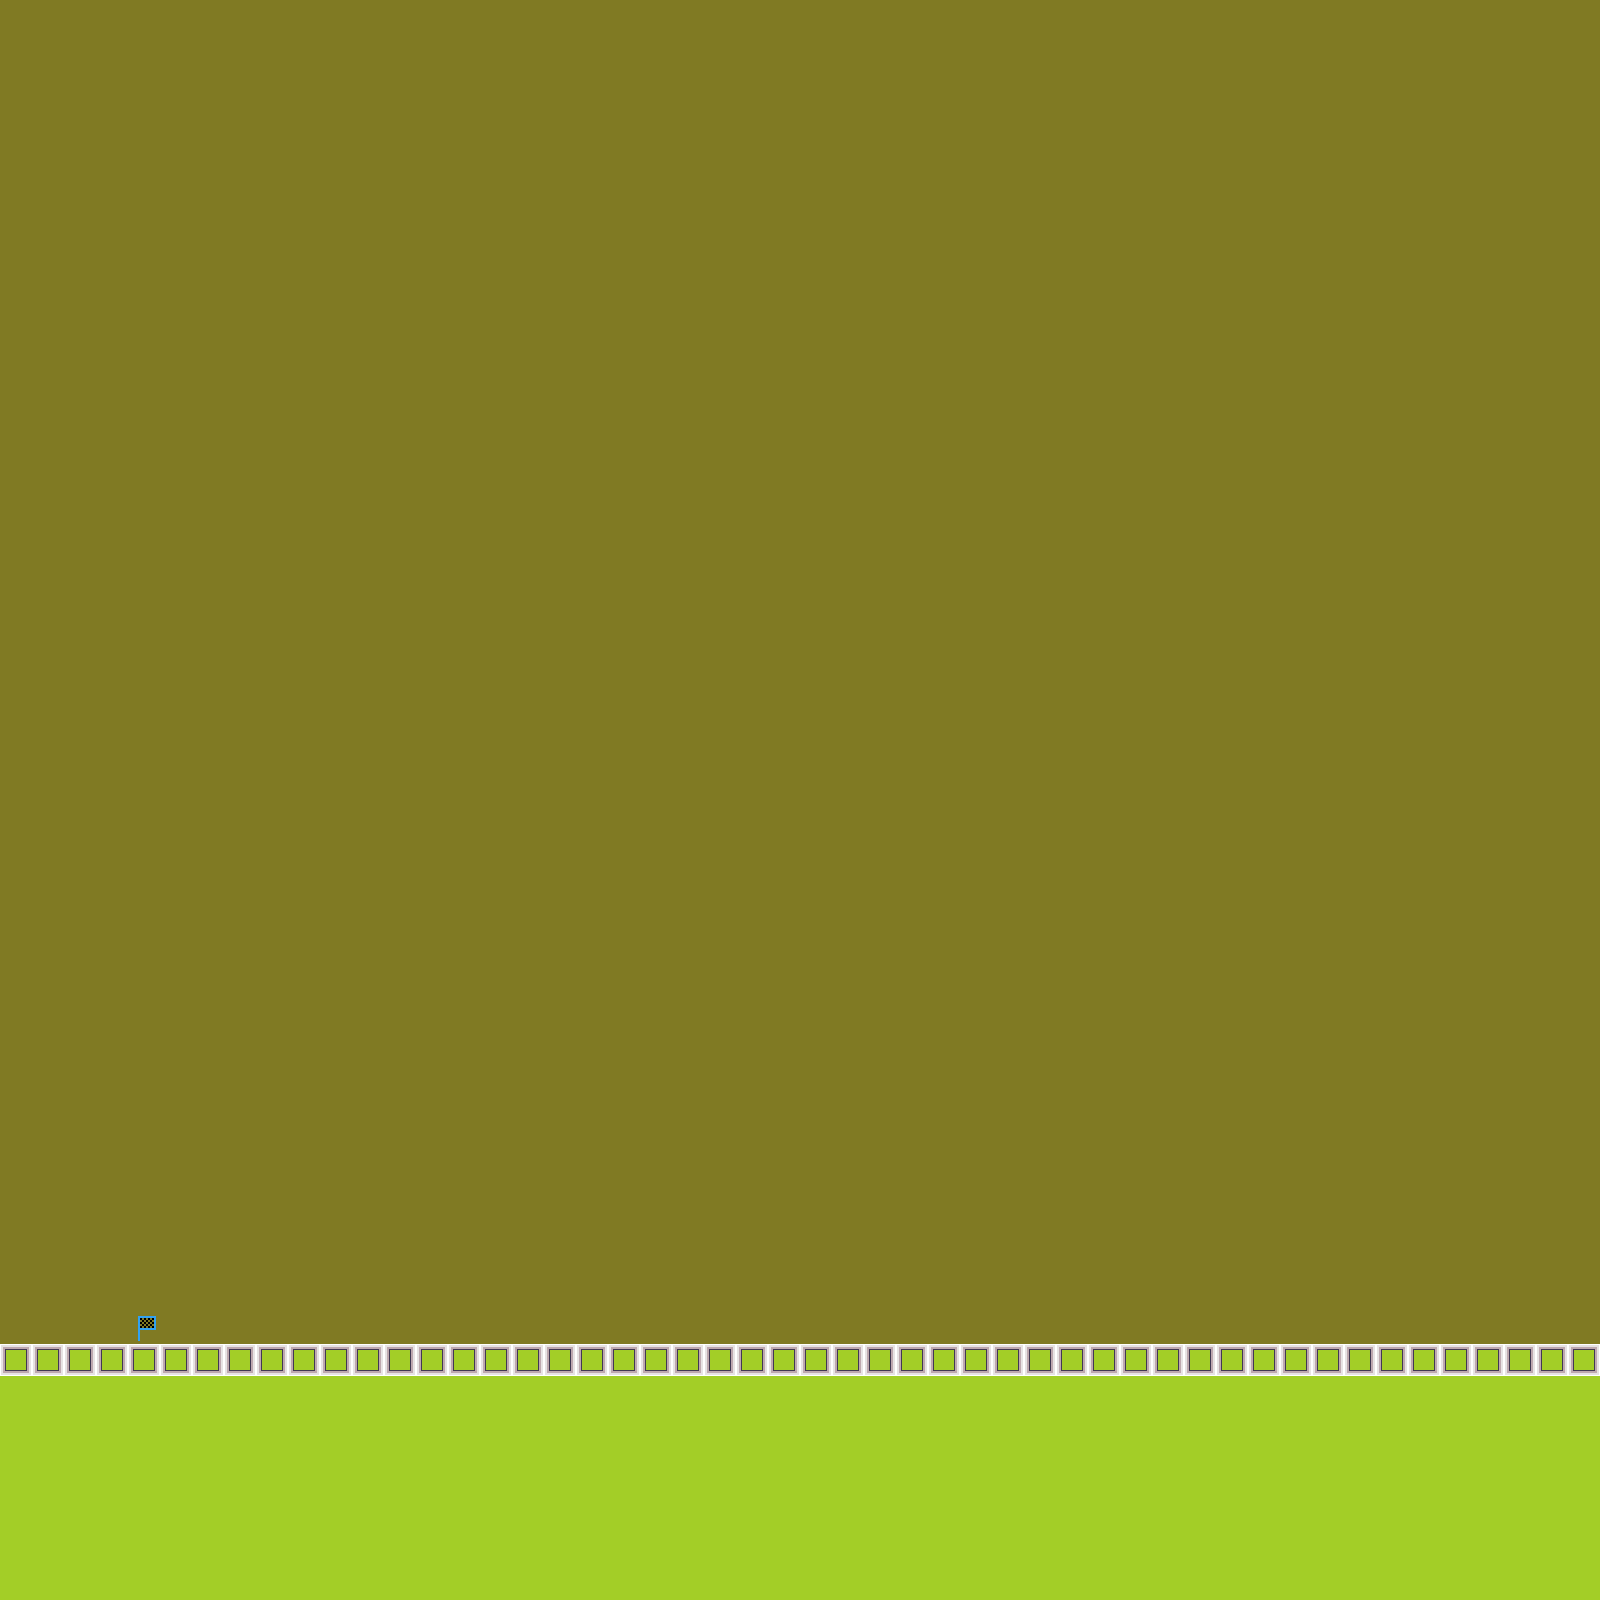

A level layout from a 2D game, rendered from its tile map. Below: a short description, then the map file with its tile-grid data intact:
An orthogonal 50x50 tile map with 32x32 px tiles, 1 tile layer (Tile Layer 1).

<map version="1.0" orientation="orthogonal" renderorder="left-down" width="50" height="50" tilewidth="32" tileheight="32" backgroundcolor="#807a23" nextobjectid="1">
 <properties>
  <property name="MaxY" value="41" />
  <property name="RightExitMaxY" value="41" />
 </properties>
 <tileset firstgid="1" name="Tileset" tilewidth="32" tileheight="32">
  <image source="../TiledTileset.png" trans="ff00ff" width="320" height="160" />
 </tileset>
 <layer name="Tile Layer 1" width="50" height="50">
  <data encoding="csv">
0,0,0,0,0,0,0,0,0,0,0,0,0,0,0,0,0,0,0,0,0,0,0,0,0,0,0,0,0,0,0,0,0,0,0,0,0,0,0,0,0,0,0,0,0,0,0,0,0,0,
0,0,0,0,0,0,0,0,0,0,0,0,0,0,0,0,0,0,0,0,0,0,0,0,0,0,0,0,0,0,0,0,0,0,0,0,0,0,0,0,0,0,0,0,0,0,0,0,0,0,
0,0,0,0,0,0,0,0,0,0,0,0,0,0,0,0,0,0,0,0,0,0,0,0,0,0,0,0,0,0,0,0,0,0,0,0,0,0,0,0,0,0,0,0,0,0,0,0,0,0,
0,0,0,0,0,0,0,0,0,0,0,0,0,0,0,0,0,0,0,0,0,0,0,0,0,0,0,0,0,0,0,0,0,0,0,0,0,0,0,0,0,0,0,0,0,0,0,0,0,0,
0,0,0,0,0,0,0,0,0,0,0,0,0,0,0,0,0,0,0,0,0,0,0,0,0,0,0,0,0,0,0,0,0,0,0,0,0,0,0,0,0,0,0,0,0,0,0,0,0,0,
0,0,0,0,0,0,0,0,0,0,0,0,0,0,0,0,0,0,0,0,0,0,0,0,0,0,0,0,0,0,0,0,0,0,0,0,0,0,0,0,0,0,0,0,0,0,0,0,0,0,
0,0,0,0,0,0,0,0,0,0,0,0,0,0,0,0,0,0,0,0,0,0,0,0,0,0,0,0,0,0,0,0,0,0,0,0,0,0,0,0,0,0,0,0,0,0,0,0,0,0,
0,0,0,0,0,0,0,0,0,0,0,0,0,0,0,0,0,0,0,0,0,0,0,0,0,0,0,0,0,0,0,0,0,0,0,0,0,0,0,0,0,0,0,0,0,0,0,0,0,0,
0,0,0,0,0,0,0,0,0,0,0,0,0,0,0,0,0,0,0,0,0,0,0,0,0,0,0,0,0,0,0,0,0,0,0,0,0,0,0,0,0,0,0,0,0,0,0,0,0,0,
0,0,0,0,0,0,0,0,0,0,0,0,0,0,0,0,0,0,0,0,0,0,0,0,0,0,0,0,0,0,0,0,0,0,0,0,0,0,0,0,0,0,0,0,0,0,0,0,0,0,
0,0,0,0,0,0,0,0,0,0,0,0,0,0,0,0,0,0,0,0,0,0,0,0,0,0,0,0,0,0,0,0,0,0,0,0,0,0,0,0,0,0,0,0,0,0,0,0,0,0,
0,0,0,0,0,0,0,0,0,0,0,0,0,0,0,0,0,0,0,0,0,0,0,0,0,0,0,0,0,0,0,0,0,0,0,0,0,0,0,0,0,0,0,0,0,0,0,0,0,0,
0,0,0,0,0,0,0,0,0,0,0,0,0,0,0,0,0,0,0,0,0,0,0,0,0,0,0,0,0,0,0,0,0,0,0,0,0,0,0,0,0,0,0,0,0,0,0,0,0,0,
0,0,0,0,0,0,0,0,0,0,0,0,0,0,0,0,0,0,0,0,0,0,0,0,0,0,0,0,0,0,0,0,0,0,0,0,0,0,0,0,0,0,0,0,0,0,0,0,0,0,
0,0,0,0,0,0,0,0,0,0,0,0,0,0,0,0,0,0,0,0,0,0,0,0,0,0,0,0,0,0,0,0,0,0,0,0,0,0,0,0,0,0,0,0,0,0,0,0,0,0,
0,0,0,0,0,0,0,0,0,0,0,0,0,0,0,0,0,0,0,0,0,0,0,0,0,0,0,0,0,0,0,0,0,0,0,0,0,0,0,0,0,0,0,0,0,0,0,0,0,0,
0,0,0,0,0,0,0,0,0,0,0,0,0,0,0,0,0,0,0,0,0,0,0,0,0,0,0,0,0,0,0,0,0,0,0,0,0,0,0,0,0,0,0,0,0,0,0,0,0,0,
0,0,0,0,0,0,0,0,0,0,0,0,0,0,0,0,0,0,0,0,0,0,0,0,0,0,0,0,0,0,0,0,0,0,0,0,0,0,0,0,0,0,0,0,0,0,0,0,0,0,
0,0,0,0,0,0,0,0,0,0,0,0,0,0,0,0,0,0,0,0,0,0,0,0,0,0,0,0,0,0,0,0,0,0,0,0,0,0,0,0,0,0,0,0,0,0,0,0,0,0,
0,0,0,0,0,0,0,0,0,0,0,0,0,0,0,0,0,0,0,0,0,0,0,0,0,0,0,0,0,0,0,0,0,0,0,0,0,0,0,0,0,0,0,0,0,0,0,0,0,0,
0,0,0,0,0,0,0,0,0,0,0,0,0,0,0,0,0,0,0,0,0,0,0,0,0,0,0,0,0,0,0,0,0,0,0,0,0,0,0,0,0,0,0,0,0,0,0,0,0,0,
0,0,0,0,0,0,0,0,0,0,0,0,0,0,0,0,0,0,0,0,0,0,0,0,0,0,0,0,0,0,0,0,0,0,0,0,0,0,0,0,0,0,0,0,0,0,0,0,0,0,
0,0,0,0,0,0,0,0,0,0,0,0,0,0,0,0,0,0,0,0,0,0,0,0,0,0,0,0,0,0,0,0,0,0,0,0,0,0,0,0,0,0,0,0,0,0,0,0,0,0,
0,0,0,0,0,0,0,0,0,0,0,0,0,0,0,0,0,0,0,0,0,0,0,0,0,0,0,0,0,0,0,0,0,0,0,0,0,0,0,0,0,0,0,0,0,0,0,0,0,0,
0,0,0,0,0,0,0,0,0,0,0,0,0,0,0,0,0,0,0,0,0,0,0,0,0,0,0,0,0,0,0,0,0,0,0,0,0,0,0,0,0,0,0,0,0,0,0,0,0,0,
0,0,0,0,0,0,0,0,0,0,0,0,0,0,0,0,0,0,0,0,0,0,0,0,0,0,0,0,0,0,0,0,0,0,0,0,0,0,0,0,0,0,0,0,0,0,0,0,0,0,
0,0,0,0,0,0,0,0,0,0,0,0,0,0,0,0,0,0,0,0,0,0,0,0,0,0,0,0,0,0,0,0,0,0,0,0,0,0,0,0,0,0,0,0,0,0,0,0,0,0,
0,0,0,0,0,0,0,0,0,0,0,0,0,0,0,0,0,0,0,0,0,0,0,0,0,0,0,0,0,0,0,0,0,0,0,0,0,0,0,0,0,0,0,0,0,0,0,0,0,0,
0,0,0,0,0,0,0,0,0,0,0,0,0,0,0,0,0,0,0,0,0,0,0,0,0,0,0,0,0,0,0,0,0,0,0,0,0,0,0,0,0,0,0,0,0,0,0,0,0,0,
0,0,0,0,0,0,0,0,0,0,0,0,0,0,0,0,0,0,0,0,0,0,0,0,0,0,0,0,0,0,0,0,0,0,0,0,0,0,0,0,0,0,0,0,0,0,0,0,0,0,
0,0,0,0,0,0,0,0,0,0,0,0,0,0,0,0,0,0,0,0,0,0,0,0,0,0,0,0,0,0,0,0,0,0,0,0,0,0,0,0,0,0,0,0,0,0,0,0,0,0,
0,0,0,0,0,0,0,0,0,0,0,0,0,0,0,0,0,0,0,0,0,0,0,0,0,0,0,0,0,0,0,0,0,0,0,0,0,0,0,0,0,0,0,0,0,0,0,0,0,0,
0,0,0,0,0,0,0,0,0,0,0,0,0,0,0,0,0,0,0,0,0,0,0,0,0,0,0,0,0,0,0,0,0,0,0,0,0,0,0,0,0,0,0,0,0,0,0,0,0,0,
0,0,0,0,0,0,0,0,0,0,0,0,0,0,0,0,0,0,0,0,0,0,0,0,0,0,0,0,0,0,0,0,0,0,0,0,0,0,0,0,0,0,0,0,0,0,0,0,0,0,
0,0,0,0,0,0,0,0,0,0,0,0,0,0,0,0,0,0,0,0,0,0,0,0,0,0,0,0,0,0,0,0,0,0,0,0,0,0,0,0,0,0,0,0,0,0,0,0,0,0,
0,0,0,0,0,0,0,0,0,0,0,0,0,0,0,0,0,0,0,0,0,0,0,0,0,0,0,0,0,0,0,0,0,0,0,0,0,0,0,0,0,0,0,0,0,0,0,0,0,0,
0,0,0,0,0,0,0,0,0,0,0,0,0,0,0,0,0,0,0,0,0,0,0,0,0,0,0,0,0,0,0,0,0,0,0,0,0,0,0,0,0,0,0,0,0,0,0,0,0,0,
0,0,0,0,0,0,0,0,0,0,0,0,0,0,0,0,0,0,0,0,0,0,0,0,0,0,0,0,0,0,0,0,0,0,0,0,0,0,0,0,0,0,0,0,0,0,0,0,0,0,
0,0,0,0,0,0,0,0,0,0,0,0,0,0,0,0,0,0,0,0,0,0,0,0,0,0,0,0,0,0,0,0,0,0,0,0,0,0,0,0,0,0,0,0,0,0,0,0,0,0,
0,0,0,0,0,0,0,0,0,0,0,0,0,0,0,0,0,0,0,0,0,0,0,0,0,0,0,0,0,0,0,0,0,0,0,0,0,0,0,0,0,0,0,0,0,0,0,0,0,0,
0,0,0,0,0,0,0,0,0,0,0,0,0,0,0,0,0,0,0,0,0,0,0,0,0,0,0,0,0,0,0,0,0,0,0,0,0,0,0,0,0,0,0,0,0,0,0,0,0,0,
0,0,0,0,7,0,0,0,0,0,0,0,0,0,0,0,0,0,0,0,0,0,0,0,0,0,0,0,0,0,0,0,0,0,0,0,0,0,0,0,0,0,0,0,0,0,0,0,0,0,
12,12,12,12,12,12,12,12,12,12,12,12,12,12,12,12,12,12,12,12,12,12,12,12,12,12,12,12,12,12,12,12,12,12,12,12,12,12,12,12,12,12,12,12,12,12,12,12,12,12,
11,11,11,11,11,11,11,11,11,11,11,11,11,11,11,11,11,11,11,11,11,11,11,11,11,11,11,11,11,11,11,11,11,11,11,11,11,11,11,11,11,11,11,11,11,11,11,11,11,11,
11,11,11,11,11,11,11,11,11,11,11,11,11,11,11,11,11,11,11,11,11,11,11,11,11,11,11,11,11,11,11,11,11,11,11,11,11,11,11,11,11,11,11,11,11,11,11,11,11,11,
11,11,11,11,11,11,11,11,11,11,11,11,11,11,11,11,11,11,11,11,11,11,11,11,11,11,11,11,11,11,11,11,11,11,11,11,11,11,11,11,11,11,11,11,11,11,11,11,11,11,
11,11,11,11,11,11,11,11,11,11,11,11,11,11,11,11,11,11,11,11,11,11,11,11,11,11,11,11,11,11,11,11,11,11,11,11,11,11,11,11,11,11,11,11,11,11,11,11,11,11,
11,11,11,11,11,11,11,11,11,11,11,11,11,11,11,11,11,11,11,11,11,11,11,11,11,11,11,11,11,11,11,11,11,11,11,11,11,11,11,11,11,11,11,11,11,11,11,11,11,11,
11,11,11,11,11,11,11,11,11,11,11,11,11,11,11,11,11,11,11,11,11,11,11,11,11,11,11,11,11,11,11,11,11,11,11,11,11,11,11,11,11,11,11,11,11,11,11,11,11,11,
11,11,11,11,11,11,11,11,11,11,11,11,11,11,11,11,11,11,11,11,11,11,11,11,11,11,11,11,11,11,11,11,11,11,11,11,11,11,11,11,11,11,11,11,11,11,11,11,11,11
</data>
 </layer>
</map>
